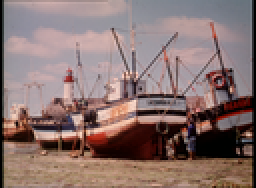
%> input picture Image/BoatsColor.bmp, 128 x 94 px, shrunk from 787 x 576 before the run (shown 2 times larger); its folder holds only this picture in this run
$ octave SaveSSIM_usc_sipi.m   (GNU Octave 9; MATLAB toolbox functions it lacks are replaced by stand-ins)
%> lines starting %> are read from the running program, lines starting %| are printed output that depends on the picture; in (x1, y1, x2, y2) boxes, pixels count from 0 and x2, y2 are one past the last pixel; in counts of white or black regions, pixels touching at a corner belong together; the program's own positions count from 1
### LSBR.m
%LSB置换算法
function EMPictureMatrix = LSBR(BinaryList,PictureMatrix)
B = BinaryList;
P = PictureMatrix;
NP = P;
[col,row] = size(PictureMatrix);
if length(B)>col*row
    disp('error:');
    disp('The length of binary list is larger than picture matrix!');
else
    for k = 1:length(B)
        NP(k) = Embedder(P(k),B(k));
    end
end
EMPictureMatrix = NP;
end


function result = Embedder(im,bin)
if(mod(im,2)==bin)
    nim = im;
else
    if mod(im,2)==1
        nim = im-1;
    else
        nim = im+1;
    end
end
result = nim;
end


% [41 lines of commented-out code are left out]

### LSBM.m
%随机LSB匹配算法
function EMPictureMatrix = LSBM(BinaryList,PictureMatrix)
B = BinaryList;
P = PictureMatrix;
NP = P;
[col,row] = size(PictureMatrix);
if length(B)>col*row
    disp('error:');
    disp('The length of binary list is larger than picture matrix!');
else
    for k = 1:length(B)
        NP(k) = Embedder(P(k),B(k));
    end
end
EMPictureMatrix = NP;
end


function result = Embedder(im,bin)
result = im;
if(mod(im,2)~=bin)
    if(im==255)
        result = im - 1;
    end
    if(im==0)
        result = im + 1;
    end
    if(im>0&&im<255)
        if(randi([0,1],1)==1)
            result = im - 1;
        else
            result = im + 1;
        end
    end
end
end

### DE.m
%DE隐写算法的嵌入过程代码
%% 二进制流数组与像素点数组的传入 算法3-4
function EMPicture = DE(BinaryList,Picture,K)
[row,col] = size(Picture);
if col==1
    P = double(Picture);
else
    P = double(Picture(:));
end
B = BinaryList;
Ary = 2*K^2+2*K+1;%Ary代表进制数
sliced_cell = cutbin(B,Ary,2);

Num = floor(row*col/2);
if length(sliced_cell)>Num
    disp('The length of binary list is larger than picture matrix!');
else
    V = P(1:Num*2);
    NP = reshape(V,2,Num);%构成像素组
    for k = 1:length(sliced_cell)
        s = bin2bns(sliced_cell{k},Ary);
        for t = 1:length(s)
            NP(:,k*t) = DE_P(NP(:,k*t),s(t),K);
        end
    end
    NNP = NP(:);
    if mod(row*col,2)==0
        EMPicture = reshape(NNP,row,col);
    else
        r = mod(row*col,2);
        NP = [NNP;P(end-r+1:end)];
        EMPicture = reshape(NP,row,col);
    end
end
EMPicture = uint8(EMPicture);
end

%% 钻石编码核心部分 算法3-3
% [56 lines left out: function DE_P, not called in this run]

%% 二进制的切片，长度为r 算法3-1
function output = cutbin(binvec,Ary,digit)
%Ary代表进制，digit代表n进制的位数
r = floor(digit*log2(Ary));%Ary进制下需要的二进制位数
Len = length(binvec);
Num = ceil(Len/r);
sliced_cell = cell(1,Num);
for k = 1:Num
    if k*r>Len
        sliced_cell{k} = binvec(k*r-r+1:end);
    else
        sliced_cell{k} = binvec(k*r-r+1:k*r);
    end
end
output = sliced_cell;
end

%% 二进制向n进制的转换 算法3-2
function output=bin2bns(Bin,Ary)
%Bin代表二进制切片，n代表进制
strb = num2str(Bin);
digit = ceil(length(Bin)/log2(Ary));%转换进制的位数
dec = bin2dec(strb);
k=1;
while(1)
    d = floor(dec/Ary);
    r_box(k) = dec - d*Ary;
    dec = d;
    k = k+1;
    if d==0
        break;
    end
end
result = fliplr(r_box);
L = length(result);
if L<digit
    output = [zeros(1,digit-L),result];
else
    output = result;
end
end

### Canny2LSB_C.m
% Saiful Islam,Mangat R Modi and Phalguni Gupta, Edge-based image
% steganography,EURASIP Journal on Information Security 2014

%非边缘部分也嵌入信息
function EMPicture = Canny2LSB_C(BinaryList,Picture)
    %BinaryList二进制信息
    %Picture图像像素值
    EMPicture = Picture;
    if isempty(BinaryList)
        EMPicture = Picture;
    else
        L = floor(length(BinaryList)/2);
        I = bitand(Picture,252);
        [~,lens,bw] = getThreshold(I,L);
        edge_pixels = Picture(bw==1);%边缘像素值
        non_edge_pixels = Picture(bw==0);%非边缘像素值

        %根据边缘像素值来分配二进制信息
        if L<=lens(end)
            edgebin = BinaryList(1:L*2);
            bit2matrix = reshape(edgebin,2,L);
            non_edgebin = BinaryList(L*2+1:end);
        else
            edgebin = BinaryList(1:length(edge_pixels)*2);
            bit2matrix = reshape(edgebin,2,length(edge_pixels));
            non_edgebin = BinaryList(length(edge_pixels)*2+1:end);
        end


        %边缘部分的嵌入
        Nedge_pixels = LSB2(edge_pixels,bit2matrix);
        EMPicture(bw==1) = Nedge_pixels;
        %非边缘的嵌入
        Nnon_edge_pixels = LSB1(non_edge_pixels,non_edgebin);
        EMPicture(bw==0) = Nnon_edge_pixels;
    end
end

%两个bit的嵌入，批量嵌入
function Npixels = LSB2(pixels,bit2s)
    Npixels = pixels;
    for k=1:length(bit2s)
        Npixels(k) = bitand(pixels(k),252) + 2*bit2s(1,k) + bit2s(2,k);
    end
end

%一个bit的嵌入
function Npixels = LSB1(pixels,bit1s)
    Npixels = pixels;
    for k=1:length(bit1s)
        Npixels(k) = bitand(pixels(k),254) + bit1s(k);
    end
end

### getThreshold.m
%% 阈值的自适应选择
function [ths,pixlens,bw] = getThreshold(I,N)
    %I是灰度图像，N是嵌入二进制的长度
    %ths是迭代的阈值，pixelens是迭代的像素值长度，bw在最终阈值下的边缘化后的二值图像
    tmax = 1;
    tmin = 0;
    bool = 0;
    ths = [];
    pixlens = [];
    while ~bool
        th = (tmax+tmin)/2;
        ths = [ths;th];
        bw = edge(I,'canny',th);
        pixels = I(bw==1);
        %当边缘提取后轮廓像素值不再随阈值的变化而变化，即轮廓像素值恒定
        if ~isempty(pixlens) && length(pixels)==pixlens(end)
%             ths = ths(1:end-1,:);
            ths = ths(1:end,:);
            pixlens = [pixlens;length(pixels)];
            break;
        end
        pixlens = [pixlens;length(pixels)];
        if length(pixels)<N
            tmax = th;
        elseif length(pixels)-N>0.001*N
            tmin = th;
        else
            bool = 1;
        end
    end
end

### ncut_multiscale.m
function [W,C] = ncut_multiscale(image,options)
% [classes,X] = ncut_multiscale(image,10);
%%%%%%%%%%%%%%%%%%%%%%%%%%%%%%%%%%%%%%%%%%%%%%%%%%%%
%                                                  %
%   Multiscale Normalized Cuts Segmentation Code   %
%                                                  %
%%%%%%%%%%%%%%%%%%%%%%%%%%%%%%%%%%%%%%%%%%%%%%%%%%%%
%
% inputs:
% image: image to segment (size pxq or pxqx3)
% nsegs: number of segments requested
% outputs:
% classes: image regions (size pxq)
% X: eigenvectors (size pxqxnsegs)
% lamda: eigenvalues
% Xr: rotated eigenvectors (computed during discretisation)
% W: multiscale affinity matrix
% C: multiscale constraint matrix
% timing: timing information
%
% source code available at http://www.seas.upenn.edu/~timothee
% Authors: Timothee Cour, Florence Benezit, Jianbo Shi
% Related publication:
% Timothee Cour, Florence Benezit, Jianbo Shi. Spectral Segmentation with
% Multiscale Graph Decomposition. IEEE International Conference on Computer
% Vision and Pattern Recognition (CVPR), 2005.

% Please cite the paper and source code if you are using it in your work.
image=im2double(image);
[p,q,r] = size(image);
if nargin<2
    options=[];
end
% compute multiscale affinity matrix W and multiscale constraint matrix C
t= cputime;
[layers,C]=compute_layers_C_multiscale(p,q);
dataW = computeParametersW(image);
W=computeMultiscaleW(image,layers,dataW,options);
% disp(['time compute W,C: ',num2str(cputime-t)]);
% compute constrained normalized cuts eigenvectors
% disp('starting multiscale ncut...');
t = cputime;
timing.total=cputime-t;


function [layers,C]=compute_layers_C_multiscale(p,q)
% compute multiscale image affinity matrix W and multiscale constraint
% matrix C from input image
% Timothee Cour, 04-Aug-2008 20:46:38 -- DO NOT DISTRIBUTE
layers = computeParametersLayers(p,q);
[C,C12]=computeMultiscaleConstraints(layers);
% compute each layers(i).location as subsamples of the finest layer
layers=computeLocationFromConstraints(C12,layers);


function dataW = computeParametersW(image)
% sets parameters for computing multiscale image affinity matrix W
% dataW.edgeVariance: edge variance for intervening contour cue
% dataW.sigmaI: intensity variance for intensity cue
% Florence Benezit, Jianbo Shi
[~,~,r]=size(image);
dataW.edgeVariance=0.08; %0.1 %0.08
% dataW.edgeVariance=0.1; %0.1 %0.08
dataW.sigmaI=0.12;%0.12
if r>1
    dataW.sigmaI = 1.4*dataW.sigmaI;
end


function W = computeMultiscaleW(image,layers,dataW,options)
% compute multiscale image affinity matrix W from input image, layer
% parameters layers, and affinity matrix parameters dataW
% Timothee Cour, 04-Aug-2008 20:46:38 -- DO NOT DISTRIBUTE
ns=length(layers);
%compute each scale of multiscale W
for i=1:ns
    optionsi=options;
    if isfield(options,'edges')
        optionsi.edges=options.edges(i);
    end
    Ws{i}=computeScale(image,layers(i),dataW,optionsi);
end
[p,q,r]=size(image);
%hack: for stability, prevents isolated nodes
maxi=max(max(Ws{1}));
addpath('mex_neighborW');
Ws{1}=Ws{1}+0.01*maxi*mex_neighborW(p,q,4);
%aggregate each scale of W
W=Ws{1};
Ws{1}=[];
for i=2:ns
    [ni,nj]=size(W);
    [ni2,nj2]=size(Ws{i});
    W=[W,sparse(ni,nj2);sparse(ni2,nj),Ws{i}];
    Ws{i}=[];
end


function layers=computeLocationFromConstraints(C12,layers)
% compute each layers(i).location as samples from the finest layer
% each layer is a subsample of the finest layer
% Timothee Cour, 04-Aug-2008 20:46:38 -- DO NOT DISTRIBUTE

p=layers(1).p;
q=layers(1).q;
layers(1).location=1:layers(1).p*layers(1).q;
[X,Y]=ndgrid(1:layers(1).p,1:layers(1).q);

if length(layers)>1
    Ctemp=C12{1};
end
for i=2:length(layers)
    if i>2
        Ctemp=C12{i-1}*Ctemp;
    end
    xi=roundLimit(Ctemp*X(:),p);
    yi=roundLimit(Ctemp*Y(:),q);
    layers(i).location=sub2ind2([p,q],xi,yi);
end


% [19 lines left out: functions sub2ind2, roundLimit, not called in this run]


%%
function [C,C12]=computeMultiscaleConstraints(layers)
% layers: parameters for each layer
% C: multiscale constraint matrix C
% C12: each C12{i} is the interpolation matrix between 2 consecutive layers
% Timothee Cour, 04-Aug-2008 20:46:38 -- DO NOT DISTRIBUTE
C=[];
C12={};
nTot=0;
for i=1:length(layers)
    nTot=nTot+length(layers(i).indexes);
end
for i=1:length(layers)-1
    layer1=layers(i);
    layer2=layers(i+1);
    [Ci,C12i]=computeMultiscaleConstraint_1scale(layer1.p,layer1.q,layer2.p,layer2.q,layer1.indexes,layer2.indexes,nTot);
    C=[C;Ci];
    C12{i}=C12i;
end


% [29 lines left out: functions computeMultiscaleConstraint_1scale, computeConstraintFromClasses, not called in this run]


%%
function layers=computeParametersLayers(p,q)
% sets parameters for each layer in the multiscale grid
% p,q: input image size
% output: each layers(i) is a struct with fields:
% p,q: size of layer
% indexes: indexes of current layer into a global index reference for all
% layers
% weight: weight of layer in multiscale image affinity W
% scales: scale for edge detection used in intervening contour cue
% radius: connection radius of layer (in finest grid)
% mode2: method to compute affinity matrix for current layer
%
% other intermediate variables:
% ns=#layers
% dist=spacing bw grid points in 2 consecutive layers (corresponds to
% subsample factor)
% Florence Benezit, Timothee Cour, Jianbo Shi
max_image_size = max(p,q);
if (max_image_size>120) && (max_image_size<=500),

   ns=1;
         dist=3;
         weight=[3000];
         scales=[1];
         radius=[6];
         layers=computeLayers_aux(p,q,ns,dist,weight,scales,radius);
elseif (max_image_size >500),
    % use 4 levels,
    ns=4;
    dist=3;
    weight=[3000,4000,10000,20000];
    scales=[1,2,3,3];
    radius=[2,3,4,6];
    layers=computeLayers_aux(p,q,ns,dist,weight,scales,radius);
elseif (max_image_size <=120)

        ns=1;
         dist=3;
         weight=[3000];
         scales=[1];
         radius=[6];
         layers=computeLayers_aux(p,q,ns,dist,weight,scales,radius);

end

function layers=computeLayers_aux(p,q,ns,dist,weight,scales,radius)
pi=p;
qi=q;
nTot=0;
for i=1:ns
    layers(i).p=pi;
    layers(i).q=qi;
    layers(i).indexes=nTot+(1:pi*qi)';
    nTot=nTot+pi*qi;
    %     layers(i).dist=dist;
    layers(i).weight=weight(i);
    layers(i).scales=scales(i);
    layers(i).radius=radius(i);
    pi=ceil(pi/dist);
    qi=ceil(qi/dist);

    layers(i).mode2='mixed';
end


%%
function W=computeScale(image,layer,dataW,options)
% compute 1 scale of multiscale image affinity matrix W
% input:
% image: pxq or pxqxk (for example, RGB image)
% layer: parameters for current layer
% dataW: parameters for affinity matrix W
% Timothee Cour, 04-Aug-2008 20:46:38 -- DO NOT DISTRIBUTE

if isfield(layer,'mode2') && ~isempty(layer.mode2)
    if strcmp(layer.mode2,'hist')
        [wi,wj] = cimgnbmap_lower([layer.p,layer.q],layer.radius,1);
        W=computeW_multiscale_hist(layer,image,wi,wj);
        W = W*layer.weight;
        return;
    end
end


% for each layer in image, compute corresponding partial affinity matrix
[~,~,r]=size(image);
for j=1:r,
    optionsj=options;
    if isfield(options,'edges')
        optionsj.edges.emag=options.edges.emag(:,:,j);
        optionsj.edges.ephase=options.edges.ephase(:,:,j);
    end
    Wj = computeScaleChannel (image(:,:,j),layer,dataW,optionsj);
    if j==1
        W=Wj;
    else
        W = min(W,Wj);
    end
end


% [102 lines left out: functions computeW_multiscale_hist, computeScaleChannel, computeW_multiscale_F, computeW_multiscale_IC, computeW_multiscale_mixed, not called in this run]


%%
% [9 lines left out: function computeEdges_multiscale, not called in this run]


function [emag,ephase]=computeEdges_multiscale_aux(image,scale)
[ephase,emag]=computeEdgeFast(image,scale);


% [54 lines left out: functions computeEdgeFast, compute_gradients, computeSmoothedI, not called in this run]

### Standard_PSNR.m

function Total = Standard_PSNR(GrayMatrix,BinaryList)
BL = BinaryList;

%% 非代数多重网格网格化嵌入部分
NGPLSBR = LSBR(BL,GrayMatrix);
NGPLSBM = LSBM(BL,GrayMatrix);
% NGPO = OPAP(BL,GrayMatrix);
% NGPE = EMD(BL,GrayMatrix,3,1);
% NGPMLSBM = MarkovLSBM(BL,GrayMatrix);
NGPDE1 = DE(BL,GrayMatrix,1);
NGPDE2 = DE(BL,GrayMatrix,2);
NGPCanny2LSB = Canny2LSB_C(BL,GrayMatrix);

%% 代数多重网格网格化嵌入部分
[~,reimg] = FunSplit1(GrayMatrix);%代数多重网格第一层
positionO = find(reimg==1);%获取网格中值为1的位置
positionZ = find(reimg==0);%获取网格中值为0的位置
vector_One = GrayMatrix(positionO);
vector_Zero = GrayMatrix(positionZ);
BL_One = BL(length(positionZ):end);
BL_Zero = BL(1:length(positionZ)-1);
NGPAMGDE11 = GrayMatrix;
NGPAMGDE21 = GrayMatrix;
% NGPAMGDE12 = GrayMatrix;
NGPAMGDE22 = GrayMatrix;

%获得网格化的图像嵌入数据的图片,先嵌入细网格
nvector_Zero = DE(BL_Zero,vector_Zero,1);
NGPAMGDE11(positionZ) = nvector_Zero;
nvector_One = DE(BL_One,vector_One,1);
NGPAMGDE11(positionO) = nvector_One;


nvector_Zero = DE(BL_Zero,vector_Zero,1);
NGPAMGDE21(positionZ) = nvector_Zero;
nvector_One = DE(BL_One,vector_One,2);
NGPAMGDE21(positionO) = nvector_One;


% [4 lines of commented-out code are left out]


nvector_Zero = DE(BL_Zero,vector_Zero,2);
NGPAMGDE22(positionZ) = nvector_Zero;
nvector_One = DE(BL_One,vector_One,2);
NGPAMGDE22(positionO) = nvector_One;

% 感知度指标的计算
Total(1,1) = ssim(GrayMatrix,NGPLSBR);%LSBR嵌入

Total(2,1) = ssim(GrayMatrix,NGPLSBM);%LSBM嵌入

% Total(3,1) = ssim(GrayMatrix,NGPO);%OPAP嵌入

% Total(4,1) = ssim(GrayMatrix,NGPE);%EMD31嵌入

Total(5,1) = ssim(GrayMatrix,NGPDE1);%DE1嵌入

Total(6,1) = ssim(GrayMatrix,NGPDE2);%DE2嵌入

Total(7,1) = ssim(GrayMatrix,NGPCanny2LSB);%Canny2LSB嵌入

Total(8,1) = ssim(GrayMatrix,NGPAMGDE11);%AMGDE11嵌入

Total(9,1) = ssim(GrayMatrix,NGPAMGDE21);%AMGDE21嵌入

% Total(10,1) = ssim(GrayMatrix,NGPAMGDE12);%AMGDE12嵌入

Total(11,1) = ssim(GrayMatrix,NGPAMGDE22);%AMGDE22嵌入


end

### FunSplit1.m
function [split,reimg] = FunSplit1(GrayMatrix)

[p,q] = size(GrayMatrix);
% [4 lines of commented-out code are left out]
NcutMatrix = ncut_multiscale(GrayMatrix);
%%pyamg执行模块
save Mat\NcutData.mat NcutMatrix
% disp('Starting the method ruge_stuben_solver of pyamg!');
!python ruge_stuben_solver.py
% disp('Finish the method of the pyamg!');

%%pyamg模块执行完毕，得到Mat数据
load('Mat/RSSMat.mat');
split = double(level1);%%第一层分割
reimg = reshape(split(1:p*q),p,q);
end

### SaveSSIM_usc_sipi.m
%AMGDE隐写算法在嵌入率为1bpp的SSIM值实验结果对比
clear,clc

file_path =  '.\Image\';% 图像文件夹路径
% imgjpg = dir(fullfile(fullfile(file_path),'*.jpg'));%获取该文件夹中所有jpg格式的图像
imgbmp = dir(fullfile(fullfile(file_path),'*.bmp'));
% imgtif = dir(fullfile(fullfile(file_path),'*.tif'));
% filenames1 = {imgjpg.name}';
filenames2 = {imgbmp.name}';
% filenames3 = {imgtif.name}';
filename = filenames2;%图库USC-SIPI中的10张图像
% load ('Mat\BL.mat');

t1 = clock;
SSIMs = [];
for k = 1:length(filename)
    disp(k)
    P = imread(strcat(file_path,filename{k}));
%> P is the input picture: size 94x128x3 uint8; mean R, G, B 137.5, 114.9, 111.8
    if length(size(P))==3
        GP = rgb2gray(P);
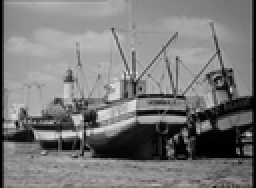
%> GP: size 94x128 uint8 (shown 2 times larger); min 0, max 231, mean 121.3
    else
        GP = P;
    end
    [m,n]=size(GP);
%> m = 94; n = 128
    BinaryList = randi([0,1],[1,m*n-2]);
%     BinaryList = BL(1,m*n-2);
    Tmc = Standard_PSNR(GP,BinaryList);
%> the loop in LSBR, `for k = 1:length(B)` made 12030 passes
%> the loop in LSBM, `for k = 1:length(B)` made 12030 passes
%> the loop in getThreshold, `while ~bool` made 8 passes
%> pass 1, in getThreshold, `bw = edge(I,'canny',th);`:
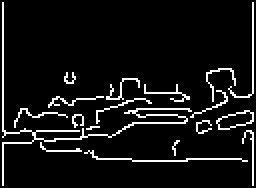
%> bw: size 94x128 logical (shown 2 times larger); 7.6% white in thin lines or dots
%> pass 2, in getThreshold, `bw = edge(I,'canny',th);`:
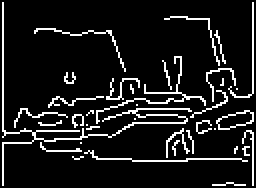
%> bw: size 94x128 logical (shown 2 times larger); 10.3% white in thin lines or dots
%> pass 3, in getThreshold, `bw = edge(I,'canny',th);`:
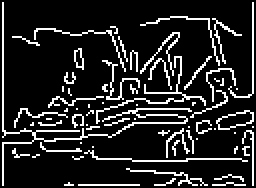
%> bw: size 94x128 logical (shown 2 times larger); 14.1% white in thin lines or dots
%> in Canny2LSB_C, `[~,lens,bw] = getThreshold(I,L);`:
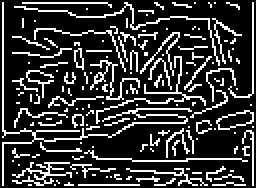
%> bw: size 94x128 logical (shown 2 times larger); 20.6% white in thin lines or dots
%> in Canny2LSB_C, `EMPicture(bw==1) = Nedge_pixels;`: EMPicture: size 94x128 uint8; 15.77% of pixels changed, all inside (x1, y1, x2, y2) = (1, 1, 127, 93)
%> the run ends on the next line
